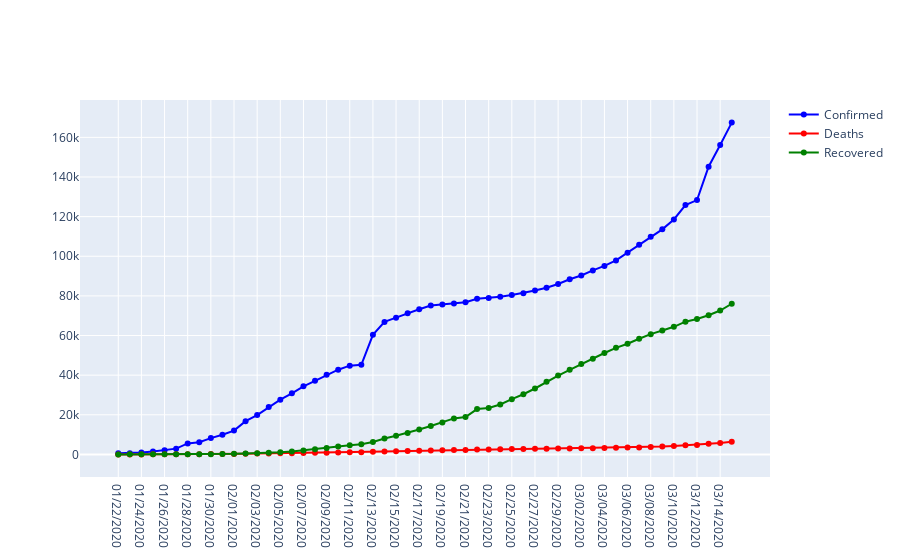

Notebook code cell kept with this figure:
### Code cell
fig=go.Figure()
fig.add_trace(go.Scatter(x=confirmed["Date"],y=confirmed["Confirmed"],mode='lines+markers',name="Confirmed",line=dict(color='blue',width=2)))
fig.add_trace(go.Scatter(x=deaths["Date"],y=deaths["Deaths"],mode='lines+markers',name="Deaths",line=dict(color='red',width=2)))
fig.add_trace(go.Scatter(x=recovered["Date"],y=recovered["Recovered"],mode='lines+markers',name="Recovered",line=dict(color='green',width=2)))
